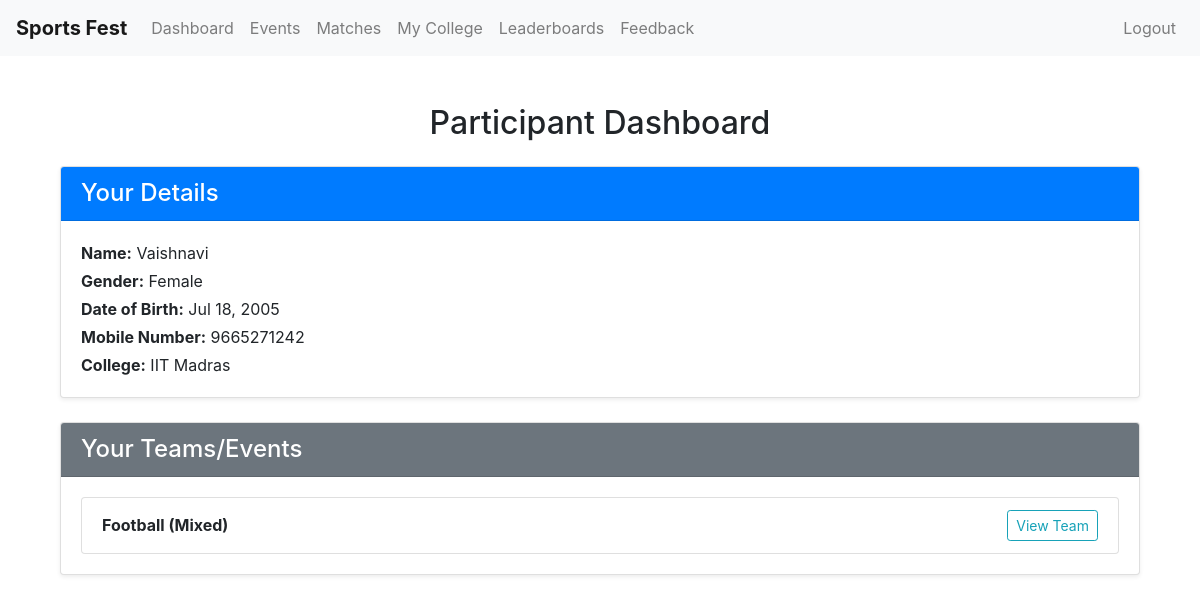
/participant/dashboard/ (signed in), run on the app's committed database.
### management/models.py (models this page shows, shortened)
class ParticipantProfile(models.Model):
    GENDER_CHOICES = (
        ('Male', 'Male'),
        ('Female', 'Female'),
        ('Other', 'Other'),
    )
    user = models.OneToOneField(User, on_delete=models.CASCADE)
    name = models.CharField(max_length=100)
    gender = models.CharField(max_length=10, choices=GENDER_CHOICES)
    date_of_birth = models.DateField()
    mobile_number = models.CharField(max_length=15)
    email=models.CharField(max_length=254)
    college = models.ForeignKey(College, on_delete=models.CASCADE, related_name='participants')
    is_banned= models.BooleanField(default=False)

class College(models.Model):
    name = models.CharField(max_length=255, unique=True)
    def __str__(self):
        return self.name

class Team(models.Model):
    event = models.ForeignKey(Event, on_delete=models.CASCADE)
    college = models.ForeignKey(College, on_delete=models.CASCADE)
    members = models.ManyToManyField(ParticipantProfile, blank=True)
    captain= models.ForeignKey(ParticipantProfile, related_name="captain_teams", on_delete=models.SET_NULL, null=True, blank=True)
    gender = models.CharField(max_length=50, choices=[("Male", "Male"), ("Female", "Female"), ("Mixed", "Mixed")])

class Event(models.Model):
    GENDER_CHOICES = (
        ('Male', 'Male'),
        ('Female', 'Female'),
        ('Mixed', 'Mixed'),
    )
    name = models.CharField(max_length=100)  # e.g., Athletics Men - 100M
    sport = models.CharField(max_length=50)
    gender = models.CharField(max_length=10, choices=GENDER_CHOICES)
    max_team_members = models.PositiveIntegerField(default=1)

### management/views.py (the view)
# urls.py: path('participant/dashboard/', views.participant_dashboard, name='participant_dashboard'),
@login_required
def participant_dashboard(request):
    try:
        profile = request.user.participantprofile
    except ParticipantProfile.DoesNotExist:
        messages.error(request, "Please complete participant registration first.")
        return redirect('participant_register')
    if profile.is_banned:
        messages.error(request, "You have been banned from accessing the participant portal. Please contact the organizers.")
        return redirect('home')
    my_teams = Team.objects.filter(members=profile).select_related('event')
    upcoming_matches = Match.objects.filter(teams__in=my_teams, finished=False, start_time=timezone.now()).distinct().order_by("start_time")
    context = {
        'profile': profile,
        'my_teams': my_teams,
        "upcoming_matches": upcoming_matches,
    }
    return render(request, 'management/participant_dashboard.html', context)

### management/templates/management/participant_dashboard.html
{% extends "management/base.html" %}
{% block content %}
<div class="container mt-5">
  <h2 class="mb-4 text-center">Participant Dashboard</h2>
  <div class="card mb-4 shadow-sm">
    <div class="card-header bg-primary text-white">
      <h4 class="mb-0">Your Details</h4>
    </div>
    <div class="card-body">
      <p class="mb-1"><strong>Name:</strong> {{ profile.name }}</p>
      <p class="mb-1"><strong>Gender:</strong> {{ profile.gender }}</p>
      <p class="mb-1"><strong>Date of Birth:</strong> {{ profile.date_of_birth|date:"M d, Y" }}</p>
      <p class="mb-1"><strong>Mobile Number:</strong> {{ profile.mobile_number }}</p>
      <p class="mb-0"><strong>College:</strong> {{ profile.college }}</p>
    </div>
  </div>
  <div class="card shadow-sm">
    <div class="card-header bg-secondary text-white">
      <h4 class="mb-0">Your Teams/Events</h4>
    </div>
    <div class="card-body">
      {% if my_teams %}
        <ul class="list-group">
          {% for team in my_teams %}
          <li class="list-group-item d-flex justify-content-between align-items-center">
            <span>
              <strong>{{ team.event.name }}</strong>
            </span>
            <a href="{% url 'view_team' team.id %}" class="btn btn-sm btn-outline-info">View Team</a>
          </li>
          {% endfor %}
        </ul>
      {% else %}
        <p class="mb-0">You haven't joined any events yet. <a href="{% url 'list_events' %}" class="text-decoration-none">Browse events</a></p>
      {% endif %}
    </div>
  </div>
</div>
{% endblock %}

### data on the page
ParticipantProfile: name "Vaishnavi", gender "Female", date_of_birth "Jul 18, 2005", mobile_number "9665271242", college "IIT Madras"
Team: event.name "Football (Mixed)"
